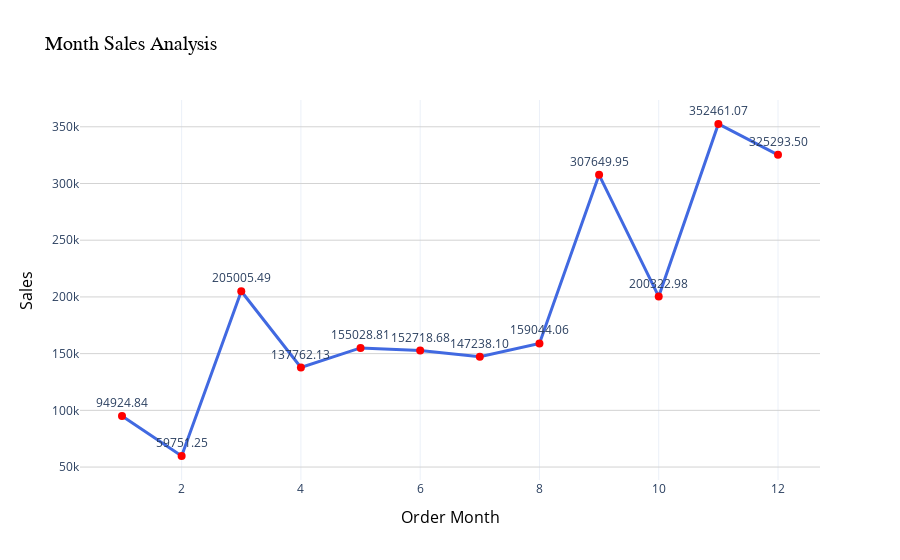

The notebook cell saved with this chart:
### Code cell
fig = px.line(sales_by_month,
              x='Order Month',
              y='Sales',
              title='Month Sales Analysis',
              text=sales_by_month['Sales'].apply(lambda x: f"{x:.2f}"))  

fig.update_traces(
    line=dict(color='royalblue', width=3),  
    marker=dict(size=8, color='red'),  
    textposition='top center',  
    texttemplate='%{text}'  
)

fig.update_layout(
    title=dict(font=dict(size=20, family='Arial', color='black')), 
    xaxis=dict(title='Order Month', titlefont=dict(size=16, color='black')),  
    yaxis=dict(title='Sales', titlefont=dict(size=16, color='black')),  
    plot_bgcolor='white',  
    xaxis_showgrid=True, 
    yaxis_showgrid=True, 
    yaxis_gridcolor='lightgray' 
)

fig.show()

### Figure 1 — Plotly figure (JSON) as saved in the notebook; plotly's stock layout.template omitted (floating-point values rounded to 4 significant figures)
{"data": [{"hovertemplate": "Order Month=%{x}<br>Sales=%{y}<br>text=%{text}<extra></extra>", "legendgroup": "", "line": {"color": "royalblue", "dash": "solid", "width": 3}, "marker": {"color": "red", "size": 8, "symbol": "circle"}, "mode": "text+markers+lines", "name": "", "orientation": "v", "showlegend": false, "text": ["94924.84", "59751.25", "205005.49", "137762.13", "155028.81", "152718.68", "147238.10", "159044.06", "307649.95", "200322.98", "352461.07", "325293.50"], "textposition": "top center", "texttemplate": "%{text}", "type": "scatter", "x": [1, 2, 3, 4, 5, 6, 7, 8, 9, 10, 11, 12], "xaxis": "x", "y": [94920.0, 59750.0, 205000.0, 137800.0, 155000.0, 152700.0, 147200.0, 159000.0, 307600.0, 200300.0, 352500.0, 325300.0], "yaxis": "y"}], "layout": {"autosize": true, "legend": {"tracegroupgap": 0}, "plot_bgcolor": "white", "title": {"font": {"color": "black", "family": "Arial", "size": 20}, "text": "Month Sales Analysis"}, "xaxis": {"anchor": "y", "autorange": true, "domain": [0, 1], "range": [0.316, 12.68], "showgrid": true, "title": {"font": {"color": "black", "size": 16}, "text": "Order Month"}, "type": "linear"}, "yaxis": {"anchor": "x", "autorange": true, "domain": [0, 1], "gridcolor": "lightgray", "range": [32790.0, 379400.0], "showgrid": true, "title": {"font": {"color": "black", "size": 16}, "text": "Sales"}, "type": "linear"}}}
